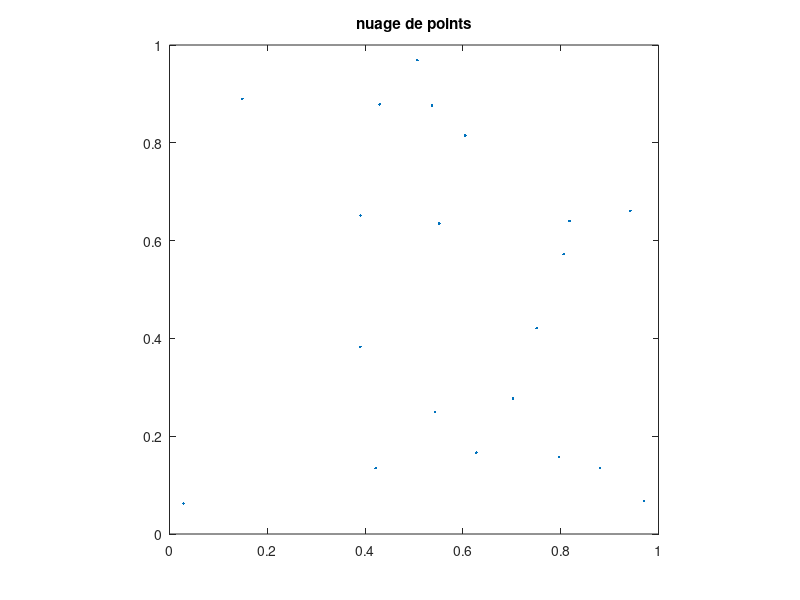

The MATLAB script that drew this image: (Note: this script raises an error after producing the figure.)
%% Le plus petit cercle englobant (algorithme naive)
% SABIR ILYASS
close all; clearvars;

%% construire le nuage de points dans le carré [0,1]²
n = 20; % n >= 3
points = rand(2,n);

%% affichage de nuage de points
figure;
plot(points(1,:), points(2,:), '.');
axis square; axis equal;
title("nuage de points");
axis([0 1 0 1]); hold on;

%% l'algo naive: (pour n>=4)
RAYON = Inf; CENTRE_X = 0; CENTRE_Y = 0;

for i = 1:n
    for j = 1:n
        if (j ~= i)
            for k = 1:n
                if (k ~= i && k ~= j)
                    [milieux, milieuy, rayon] = Disque(points(1,i), points(2,i), points(1,j), points(2,j), points(1,k), points(2,k));
                    count = 3;
                    for l = 1:n
                        if (l ~= i && l ~= j && l ~= k)
                            distance = sqrt((points(1,l) - milieux)^2 + (points(2,l) - milieuy)^2);
                            if (distance <= rayon)
                                count = count + 1;
                            end
                        end
                    end
                    if ( count == n)
                        if rayon < RAYON
                            RAYON = rayon;
                            CENTRE_X = milieux;
                            CENTRE_Y = milieuy;
                        end
                    end
                end
            end
        end
    end
end

centre = [CENTRE_X CENTRE_Y];
pos = [centre - RAYON 2 * RAYON 2 * RAYON];
rectangle('Position',pos,'Curvature',[1 1]);
axis equal;
